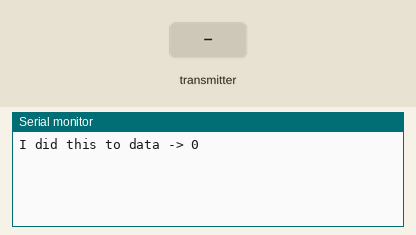
Recording of a sketch running on a simulated ESP8266 (NodeMCU). Shown: the last lines printed to the serial monitor. The inputs (shaded band) are chosen by the test bench.

Above: at 1.2 s.
1.3 s: the transmitter starts sending newData = 0
At 1.66 s:
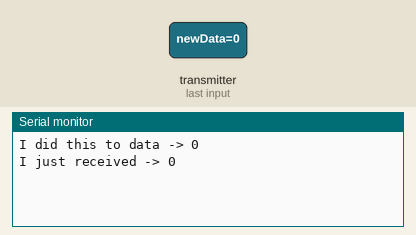
3.3 s: the transmitter starts sending newData = 64
At 3.66 s:
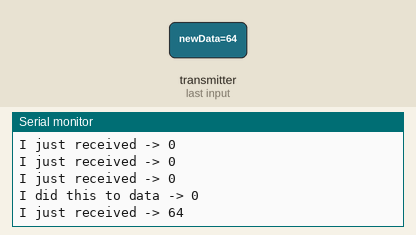

The sketch:

rx-espnow-minimum.ino
```cpp
#include <espnow.h>
#include <ESP8266WiFi.h>

#define CHANNEL 1

uint8_t newData;

void setup() {
  Serial.begin(115200);

  WiFi.mode(WIFI_AP);
  WiFi.softAP("RX_1", "RX_1_Password", CHANNEL, 0);

  esp_now_init();
  esp_now_register_recv_cb(OnDataRecv);
}

void loop() {
  Serial.print("I did this to data -> ");
  Serial.println(newData * 5);
  delay(3000);
}

/** callback when data is recv from Master **/
void OnDataRecv(const uint8_t *mac_addr, const uint8_t *data, int data_len) {
  Serial.print("I just received -> ");
  Serial.println(*data);
  memcpy(&newData, data, sizeof(newData));
}
```

Measured:
- after the input at 1.3 s, the serial monitor: prints a new line after 0.05 s (image 1)
- after the input at 3.3 s, the serial monitor: prints a new line after 0.05 s (image 2)
